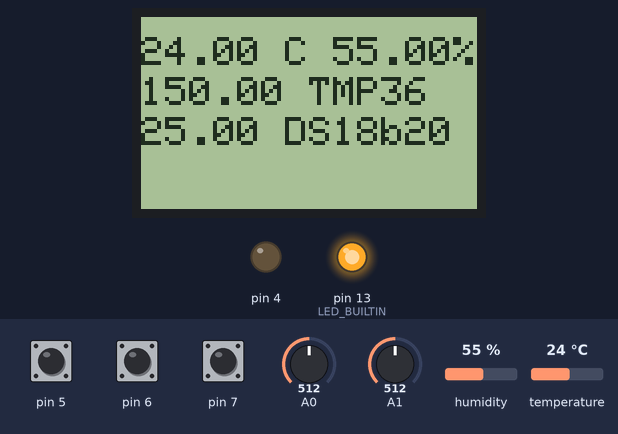
A sketch run on a simulated Arduino Uno, built with avr-gcc and run on an emulated ATmega328P. On the bench: 84×48 one-colour display, output pins drawn as LEDs (lit = HIGH). Dashed ring = blinking. The inputs (shaded band) are chosen by the test bench; at power-on: pin 6 HIGH, pin 5 HIGH, pin 7 HIGH, A0 = 512, A1 = 512, humidity 55 %, temperature 24 °C. What the sketch prints to the serial monitor is not drawn.

Above: at 1.1 s.
1.8 s: pin 6 pulled LOW for 0.9 s
At 3.7 s:
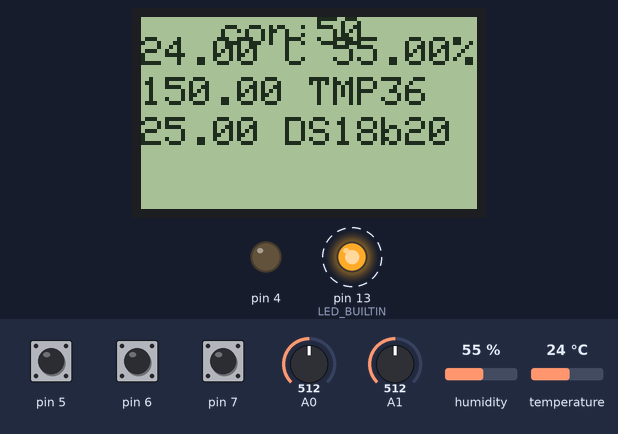
4.6 s: pin 6 pulled LOW for 0.9 s
At 5.9 s:
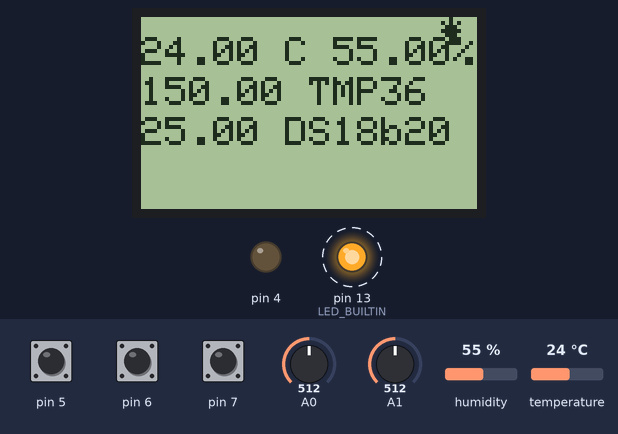
7.6 s: pin 6 pulled LOW for 3.2 s
At 8.8 s:
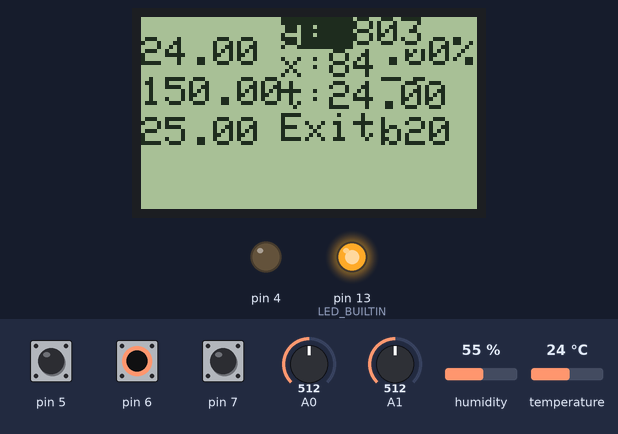
12.3 s: pin 6 pulled LOW for 0.9 s
At 14.2 s:
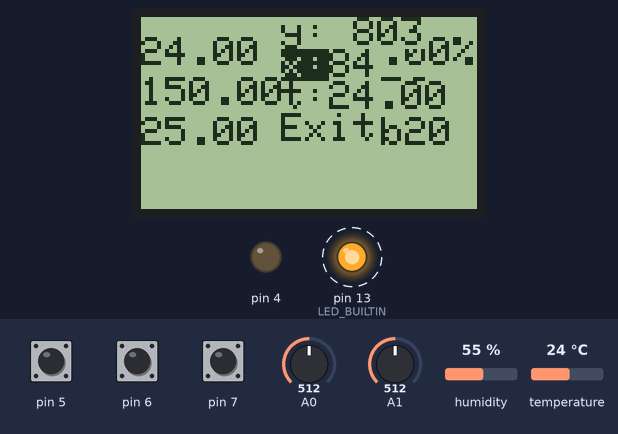
16.2 s: pin 6 pulled LOW for 0.9 s
At 18.8 s:
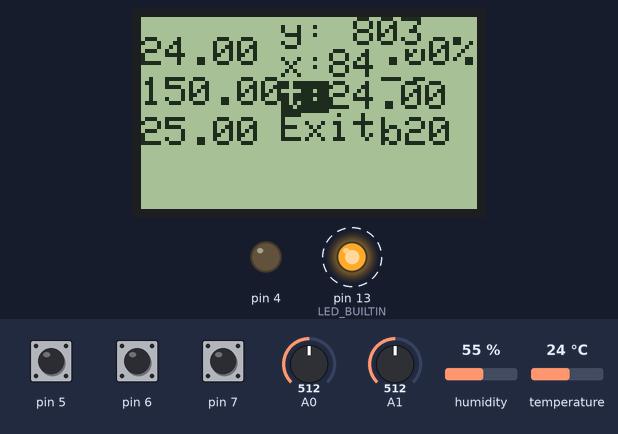
20.5 s: pin 6 pulled LOW for 3.2 s
At 25.1 s:
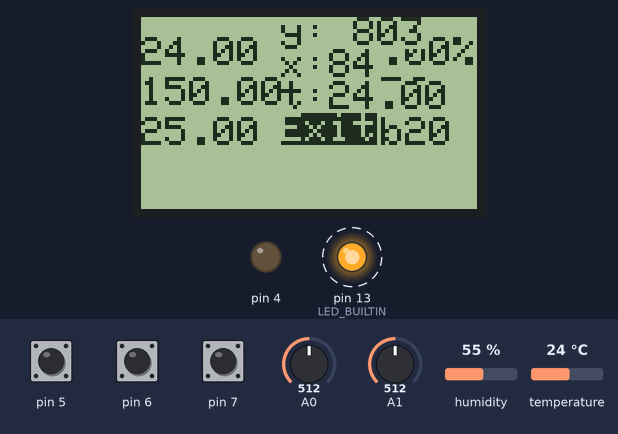
Timing chart, 0 to 26.2 s (numbered marks = the images above; inputs shaded):
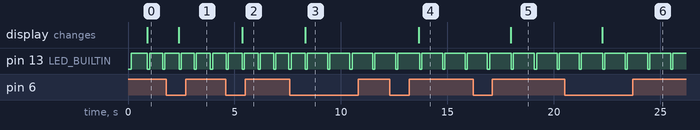

Measured:
- after the input at 1.8 s, the display: changes after 0.58 s (image 1)
- after the input at 4.6 s, the display: changes after 0.76 s (image 2)
- after the input at 7.6 s, the display: changes after 0.72 s (image 3)
- after the input at 12.3 s, the display: changes after 1.4 s (image 4)
- after the input at 16.2 s, the display: changes after 1.8 s (image 5)
- after the input at 20.5 s, the display: changes after 1.8 s (image 6)
- by itself, pin 13 (LED_BUILTIN): alternates HIGH for 0.98 s and LOW for 0.10 s

The sketch:

Sensorweathernokia.ino
```cpp
#include <Adafruit_GFX.h>
#include <Adafruit_PCD8544.h>
#define DISPLAY_WIDTH 84
#define DISPLAY_HEIGHT 45

#include "DHT.h"
#define DHTPIN 2
#define DHTTYPE DHT11

DHT dht(DHTPIN, DHTTYPE); // Initialize DHT sensor

#include <math.h>
double Thermister(int RawADC) {
double Temp;
Temp = log(((10240000/RawADC) - 10000));
Temp = 1 / (0.001129148 + (0.000234125 + (0.0000000876741 * Temp * Temp ))* Temp );
Temp = Temp - 273.15; // Convert Kelvin to Celcius
return Temp;
}

//Adafruit_PCD8544 display = Adafruit_PCD8544(7, 6, 5, 4, 3);
Adafruit_PCD8544 display = Adafruit_PCD8544(8, 9, 10, 11, 12);

boolean light = true;
volatile boolean buttonA = false;
volatile boolean buttonB = false;
volatile boolean buttonC = false;
int StateOfbuttonA = 0;
int StateOfbuttonB = 0;
int StateOfbuttonC = 0;
int NewStateOfbuttonA = 0;
int NewStateOfbuttonB = 0;
int NewStateOfbuttonC = 0;
int x = 84;
int y = 803; //803
int t = 2000;
int yCounter = 0;
int yPosition = 0;
int readings[DISPLAY_WIDTH+1];
int menu=0;
int contrast=50;
void setup()
{
  Serial.begin(9600);
  dht.begin();
  pinMode(LED_BUILTIN, OUTPUT);

  pinMode(7, INPUT_PULLUP);
  pinMode(6, INPUT_PULLUP);
  pinMode(5, INPUT_PULLUP);
  pinMode(4,OUTPUT);
  digitalWrite(4,LOW); //Turn Backlight ON
  display.begin();
  display.setContrast(contrast); //Set contrast to 50
  display.clearDisplay();
}

void loop()
{

  //  delay(2000);
  double tt;
  tt= analogRead(1);
  double reading = analogRead(0);
  float voltage = reading * 4.0;
  voltage /= 1024.0;
  float temperatureC = (voltage - 0.5) * 100 ;

  float h = dht.readHumidity();
  float t = dht.readTemperature();
  float f = dht.readTemperature(true);
  /*
  if (isnan(h) || isnan(t) || isnan(f)) {
    Serial.println("Failed to read from DHT sensor!");
    return;
    }
    */
  Serial.print(h);
  Serial.print(" ");
  Serial.print(t);
  Serial.print(" ");
  Serial.print(temperatureC);
  Serial.print(" ");
  Serial.print(Thermister(tt));
  Serial.print("\n");
 digitalWrite(LED_BUILTIN, LOW);
 delay(100);//delays 100ms
 digitalWrite(LED_BUILTIN, HIGH);
 delay(100);//delays 100ms

  NewStateOfbuttonA = digitalRead(5);
  NewStateOfbuttonB = digitalRead(6);
  NewStateOfbuttonC = digitalRead(7);
  buttonAisPressed();
  buttonBisPressed();
  buttonCisPressed();

   if (buttonA) {
   if (menu == 1 ) {
    buttonA = false;
    contrast++;
    setContrast();
    }
  else if (menu == 2 ) {
    buttonA = false;
  if (light)
      {
        light = false;
        lightOff();
        }
      else
      {
        light = true;
        lightOn();
       }
}
  else if (menu == 3 ) {
    buttonA = false;
     y = y+20;
  }
  else if (menu == 4 ) {
    buttonA = false;
    x = x + 1;
    if (x > 84 ) {
    x = 84;
  }
  }
  else if (menu == 5 ) {
    buttonA = false;
    t = t + 50;
    if (t > 5000 ) {
    t = 5000;
  }
    }
  else if (menu == 6 ) {
    buttonA = false;
      menu = 0;
  }
    }
   if (buttonB) {
    buttonB = false;
      menu++;
  if (menu == 7 ) {
      menu = 3;
  }
    }
   if (buttonC) {
   if (menu == 1 ) {
    buttonC = false;
    contrast--;
    setContrast();
    }
  else if (menu == 2 ) {
    buttonC = false;
    if (light)
      {
        light = false;
        lightOff();
        }
      else
      {
        light = true;
        lightOn();
       }
       }
  else if (menu == 3 ) {
    buttonC = false;
    y = y-20;
    if (y < 10 ) {
    y = 10;
  }
  }
  else if (menu == 4 ) {
    buttonC = false;
    x = x - 1;
    if (x < 1 ) {
    x = 1;
  }
  }
  else if (menu == 5 ) {
    buttonC = false;
    t = t - 50;
    if (t < 0 ) {
    t = 0;
  }
  }
  else if (menu == 6 ) {
    buttonC = false;
      menu = 0;
  }

    }
  display.clearDisplay();
  for(yCounter = 0; yCounter < x; yCounter++)
  {
    display.setCursor(0,5);
    display.print(t);
    display.print(" C ");
    display.print(h);
    display.print("%");
    display.setCursor(0,15);
    display.print(temperatureC);
    display.print(" TMP36");
    display.setCursor(0,25);
    display.print(Thermister(tt));
    display.print(" DS18b20");

   //yPosition = (analogRead(A0))*30/y+1;
   //yPosition = (analogRead(A0)*44)/y;
    readings[yCounter] = yPosition;
    delayMicroseconds(t);
  }
  /*
  for(yCounter = 84; yCounter >= x; yCounter--)
  {
     readings[yCounter] = readings[yCounter-x];
  }
  for(yCounter = 1; yCounter <= 84; yCounter++)
  {
    display.drawLine(yCounter-1, (DISPLAY_HEIGHT-1)-readings[yCounter-1], yCounter, (DISPLAY_HEIGHT-1)-readings[yCounter], BLACK);
  }
  display.drawLine( 10, 0, 10, DISPLAY_HEIGHT-1, BLACK);
  display.drawLine( 7, DISPLAY_HEIGHT-1, 10, DISPLAY_HEIGHT-1, BLACK);
  display.drawLine( 7, (DISPLAY_HEIGHT-1)-(6.2 *1023/y), 10, (DISPLAY_HEIGHT-1)-(6.2 *1023/y), BLACK);
  display.drawLine( 7, (DISPLAY_HEIGHT-1)-(12.4 *1023/y), 10, (DISPLAY_HEIGHT-1)-(12.4 *1023/y), BLACK);
  display.drawLine( 7, (DISPLAY_HEIGHT-1)-(18.6 *1023/y), 10, (DISPLAY_HEIGHT-1)-(18.6 *1023/y), BLACK);
  display.drawLine( 7, (DISPLAY_HEIGHT-1)-(24.8 *1023/y), 10, (DISPLAY_HEIGHT-1)-(24.8 *1023/y), BLACK);
  display.drawLine( 7, (DISPLAY_HEIGHT-1)-(31 *1023/y), 10, (DISPLAY_HEIGHT-1)-(31 *1023/y), BLACK);
  display.setCursor(0,DISPLAY_HEIGHT-4);
  display.print(0);
  display.setCursor(0,((DISPLAY_HEIGHT-1)-(6.2 *1023/y))-3);
  display.print(1);
  display.setCursor(0,((DISPLAY_HEIGHT-1)-(12.4 *1023/y))-3);
  display.print(2);
  display.setCursor(0,((DISPLAY_HEIGHT-1)-(18.6 *1023/y))-3);
  display.print(3);
  display.setCursor(0,((DISPLAY_HEIGHT-1)-(24.8 *1023/y))-3);
  display.print(4);
  display.setCursor(0,((DISPLAY_HEIGHT-1)-(31 *1023/y))-3);
  display.print(5);
  */
    if (menu == 1)
      {
    display.setCursor(20, 0);
    display.print("con:");
    display.print(contrast);
    }
    else if (menu == 2)
      {
    display.setCursor(75, 0);
    display.print("*");
    }
    else if (menu == 3)
      {
    display.setCursor(35, 0);
    display.setTextColor(WHITE, BLACK);
    display.print("y: ");
    display.setTextColor(BLACK, WHITE);
    display.println(y);
    display.setCursor(35, 8);
    display.print("x:");
    display.println(x);
    display.setCursor(35, 16);
    display.print("t:");
    display.println(t);
    display.setCursor(35, 24);
    display.print("Exit");
    }
    else if (menu == 4)
      {
    display.setCursor(35, 0);
    display.print("y: ");
    display.println(y);
    display.setCursor(35, 8);
    display.setTextColor(WHITE, BLACK);
    display.print("x:");
    display.setTextColor(BLACK, WHITE);
    display.println(x);
    display.setCursor(35, 16);
    display.print("t:");
    display.println(t);
    display.setCursor(35, 24);
    display.print("Exit");
    }
    else if (menu == 5)
      {
    display.setCursor(35, 0);
    display.print("y: ");
    display.println(y);
    display.setCursor(35, 8);
    display.print("x:");
    display.println(x);
    display.setCursor(35, 16);
    display.setTextColor(WHITE, BLACK);
    display.print("t:");
    display.setTextColor(BLACK, WHITE);
    display.println(t);
    display.setCursor(35, 24);
    display.print("Exit");
    }
    else if (menu == 6)
      {
    display.setCursor(35, 0);
    display.print("y: ");
    display.println(y);
    display.setCursor(35, 8);
    display.print("x:");
    display.println(x);
    display.setCursor(35, 16);
    display.print("t:");
    display.println(t);
    display.setCursor(35, 24);
    display.setTextColor(WHITE, BLACK);
    display.print("Exit");
    display.setTextColor(BLACK, WHITE);
    }


  display.display();
}
void buttonAisPressed()
  {
    if (NewStateOfbuttonA != StateOfbuttonA)
  {
    if (NewStateOfbuttonA == 0)
    {
      buttonA=true;
    }
    delay(50);
  }
   StateOfbuttonA = NewStateOfbuttonA;
  }

void buttonBisPressed()
{
  if (NewStateOfbuttonB != StateOfbuttonB)
  {
    if (NewStateOfbuttonB == 0) {
      buttonB=true;
    }
    delay(50);
  }
   StateOfbuttonB = NewStateOfbuttonB;
}

void buttonCisPressed()
{
   if (NewStateOfbuttonC != StateOfbuttonC)
  {
    if (NewStateOfbuttonC == 0) {
      buttonC=true;
    }
    delay(50);
  }
   StateOfbuttonC = NewStateOfbuttonC;
}

void lightOn()
  {
    digitalWrite(4,LOW);
  }

    void lightOff()
  {
    digitalWrite(4,HIGH);
  }
  void setContrast()
  {
    display.setContrast(contrast);
    display.display();
  }
```
